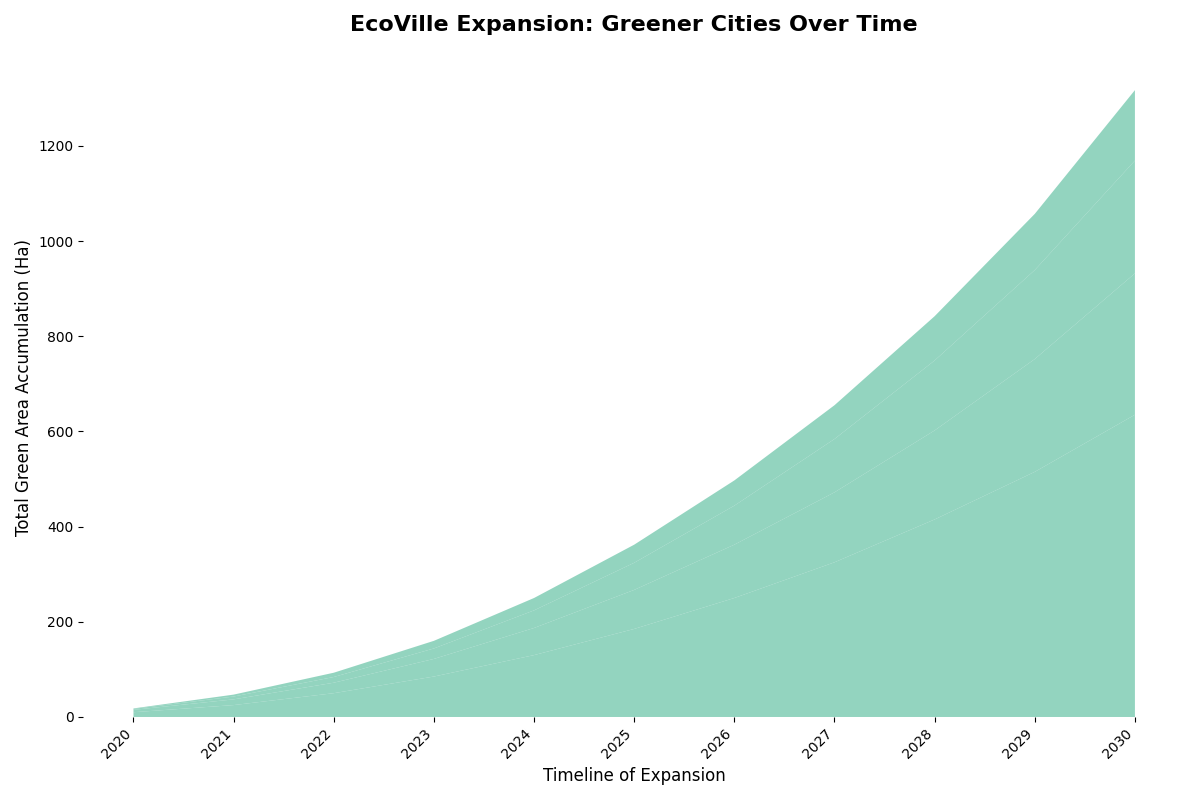

This figure's Python source:
import matplotlib.pyplot as plt
import numpy as np

years = np.arange(2020, 2031)
parks = np.array([10, 15, 25, 35, 45, 55, 65, 75, 90, 100, 120])
gardens = np.array([5, 7, 10, 15, 20, 25, 30, 35, 40, 50, 60])
reserves = np.array([2, 4, 6, 10, 15, 20, 25, 30, 35, 40, 50])
community_spaces = np.array([1, 3, 5, 7, 10, 12, 15, 18, 22, 25, 30])

parks_cumulative = np.cumsum(parks)
gardens_cumulative = np.cumsum(gardens)
reserves_cumulative = np.cumsum(reserves)
community_spaces_cumulative = np.cumsum(community_spaces)

fig, ax = plt.subplots(figsize=(12, 8))

single_color = '#66c2a5'
ax.stackplot(years, parks_cumulative, gardens_cumulative, reserves_cumulative, community_spaces_cumulative,
             colors=[single_color] * 4, alpha=0.7)

ax.set_title('EcoVille Expansion: Greener Cities Over Time', fontsize=16, fontweight='bold', pad=20)
ax.set_xlabel('Timeline of Expansion', fontsize=12)
ax.set_ylabel('Total Green Area Accumulation (Ha)', fontsize=12)

ax.set_xticks(years)
ax.set_xticklabels(years, rotation=45, ha='right', fontsize=10)

ax.spines['top'].set_visible(False)
ax.spines['right'].set_visible(False)
ax.spines['left'].set_visible(False)
ax.spines['bottom'].set_visible(False)

plt.tight_layout()
plt.show()
